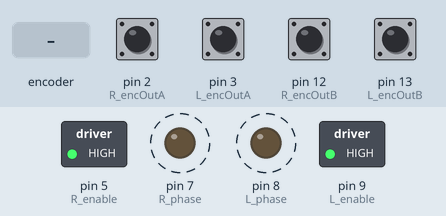
Simulated run of this sketch. Board: Arduino Uno, built with avr-gcc and run on an emulated ATmega328P. Shown: switched loads named in the sketch (green lamp = pin HIGH), output pins drawn as LEDs (lit = HIGH). Dashed ring = blinking. The inputs (shaded band) are chosen by the test bench; at power-on: pin 2 (R_encOutA), pin 3 (L_encOutA), pin 12 (R_encOutB), pin 13 (L_encOutB) HIGH. What the sketch prints to the serial monitor is not drawn.

Above: at 0.6 s.
1.3 s: pin 3 (L_encOutA) pulled LOW for 1 s
At 1.8 s:
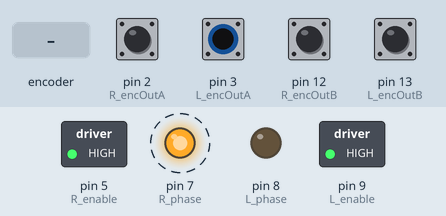
4.6 s: rotary encoder on pin 2 (R_encOutA) / pin 12 (R_encOutB) turned 1 step (first pin leading)
At 4.91 s:
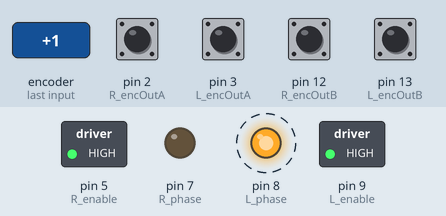
7.8 s: rotary encoder on pin 2 (R_encOutA) / pin 12 (R_encOutB) turned 2 steps (second pin leading)
At 8.1 s:
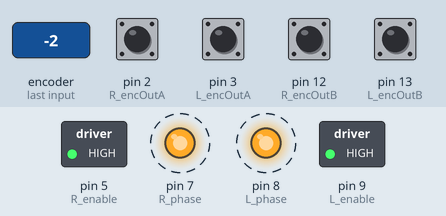
Timing chart, 0 to 21.2 s (numbered marks = the images above; inputs shaded):
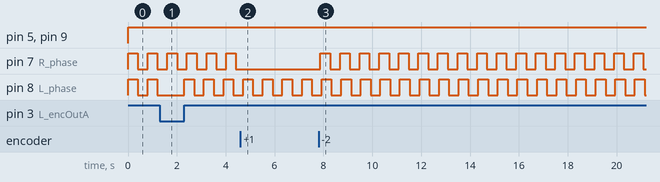

The sketch:

walkingRobotMotors2.ino
```cpp
/* WALKING ROBOT MOTORS
 *  uses 2 pololu micro metal gear motors, 6 pole magnetic quadrature encoder,
 *  and motor control.
 *  *note this code only reads 6 of the 12 possible Counts Per Revolution
 *
 *  Created by: Brandon Tighe
 *  On: 11/18/2018
*/
//------------------------------------------------------
// initialize variables:

//note arduino uno has two interrupt pins (2 and 3)
#define R_encOutA 2 //R encoder output A - pin 2 (interrupt)
#define R_encOutB 12 //R encoder output B

#define L_encOutA 3 // L encoder output A - pin 3 (interrupt)
#define L_encOutB 13 // L encoder output B

const byte R_enable = 5;  //PWM speed control
const byte R_phase = 7;  //motor direction

const byte L_enable = 9;  //PWM speed control
const byte L_phase = 8;  //motor direction

volatile float R_encPos = 100;  // initial endcoder position (to negate overspin problems)
volatile float L_encPos = 100;

bool R_dir=1; // boolean variable (only 1 or 0) for direction of motor (1=CW, 0=CCW)
bool L_dir=1; // boolean variable (only 1 or 0) for direction of motor (1=CW, 0=CCW)

int R_change_t=millis(); // time clock variable used to delay direction change (dir)
int R_last_change_t=0;  // initial value for previous time check

int L_change_t=millis(); // time clock variable used to delay direction change (dir)
int L_last_change_t=0;  // initial value for previous time check


int thr=400;          //300ms delay used to "turn off" direction change (dir) momentarily to avoid problem

//-----------------------------------------------------
// Rotation control
//  *for some reason 800 is 1 rotation, not 900 as calculated
int oneRot = 800; //6 quadrature readings per rotation,geared 1:150 => 6*150= 900
float totalRot= 2.2*oneRot; // input desired number of rotations

//-----------------------------------------------------
// Speed control
int percentSpeed = 100; // choose what % of full speed is used (0-100%)
int pwmSpeed= (255*percentSpeed/100); //pwm has 256 steps
//=====================================================


void setup() {
  // setup:

  pinMode(R_encOutA, INPUT);      //set encoder out A to an input pin(2) on arduino
  digitalWrite(R_encOutA, HIGH);  //turn on pull-up resistor
  pinMode(R_encOutB, INPUT);      //set encoder out B to an input pin(12) on arduino
  digitalWrite(R_encOutB, HIGH);  // turn on pull-up resistor

  pinMode(L_encOutA, INPUT);      //set encoder out A to an input pin(3) on arduino
  digitalWrite(L_encOutA, HIGH);  //turn on pull-up resistor
  pinMode(L_encOutB, INPUT);      //set encoder out B to an input pin(13) on arduino
  digitalWrite(L_encOutB, HIGH);  // turn on pull-up resistor

  attachInterrupt(0, R_doEncoder, CHANGE);  //encoder pin on interrupt 0 - (pin 2)
  attachInterrupt(1, L_doEncoder, CHANGE);  //encoder pin on interrupt 1 - (pin 3)

  Serial.begin(115200); //Using a higher serial begin rate increases accuracy
  Serial.print("Start");

  pinMode(R_enable, OUTPUT); //sets R_enable pin as output (to determine SPEED)
  pinMode(R_phase, OUTPUT); //sets R_phase pin as output (to determine DIRECTION)
  pinMode(L_enable, OUTPUT); //sets L_enable pin as output (to determine SPEED)
  pinMode(L_phase, OUTPUT); //sets L_phase pin as output (to determine DIRECTION)
}

void loop() {
//  // put your main code here, to run repeatedly:

Rot2();         // call Rot2 function
//delay(5);
}


//============================================================================
//Sub-routines (Functions)
//----------------------------------------------------------------------------

//CW/CCW rotation 2- for two motors
void Rot2() {

    Serial.print("  Right Encoder Position: "); //serial display message
    Serial.println (R_encPos);                  // print the encoder position
    Serial.print("Left Encoder Position: ");
    Serial.print (L_encPos);

  //This keeps dir change from happening multiple times before position reaches desired location:
  R_change_t=millis();                             //records time stamp(2) in ms

    if((R_encPos >= (totalRot+100))||(R_encPos <=100))   //if position is outside selected range
      {
      if ((R_change_t-R_last_change_t)>=thr)          //if the change in time stamps is greater than 'thr'
        { R_dir =!R_dir;                                //change the direction
         R_last_change_t=millis();                   // records time stamp (1) in ms
        }
      }

    L_change_t=millis();                                  //records time stamp(2) in ms

     if((L_encPos >= (totalRot+100))||(L_encPos <=100))   //if position is outside selected range
       {
       if ((L_change_t-L_last_change_t)>=thr)          //if the change in time stamps is greater than 'thr'
        { L_dir =!L_dir;                                //change the direction
         L_last_change_t=millis();                   // records time stamp (1) in ms
        }
      }

if (R_dir==1)                                      //if dir=1 (marker to rotate CW (HIGH phase)
   { digitalWrite(R_phase, HIGH);                //CW
    analogWrite(R_enable, pwmSpeed);             //MOTOR ON, select speed
   }

else                                            // dir marker =0
   {
    digitalWrite(R_phase, LOW);                 //CCW
    analogWrite(R_enable, pwmSpeed);            // ON
}

if (L_dir==1)                                      //if dir=1 (marker to rotate CW (HIGH phase)
   { digitalWrite(L_phase, HIGH);                //CW
    analogWrite(L_enable, pwmSpeed);             //MOTOR ON, select speed
   }

else                                            // dir marker =0
   {
    digitalWrite(L_phase, LOW);                 //CCW
    analogWrite(L_enable, pwmSpeed);            // ON
}

}


// turn the steps the encoder reads into 'ticks' to determine position
void R_doEncoder() {
  // Either adds a tick or subtracts one, depending on direction of encoder:
  //If pinA and pinB are both high or both low it spins forward,
  //if they are different, its going backward.

  if (digitalRead(R_encOutA) == digitalRead(R_encOutB)) {
    R_encPos--;
  } else {
    R_encPos++;

  }}

  void L_doEncoder() {
  // Either adds a tick or subtracts one, depending on direction of encoder:
  //If pinA and pinB are both high or both low it spins forward,
  //if they are different, its going backward.

  if (digitalRead(L_encOutA) == digitalRead(L_encOutB)) {
    L_encPos--;
  } else {
    L_encPos++;

  }
}
```

Measured:
- after the input at 4.6 s, pin 7 (R_phase): stops changing and stays LOW
- after the input at 7.8 s, pin 7 (R_phase): alternates HIGH for 0.40 s and LOW for 0.40 s, starting after 0.08 s
- by itself, pin 7 (R_phase), pin 8 (L_phase): alternates HIGH for 0.40 s and LOW for 0.40 s
